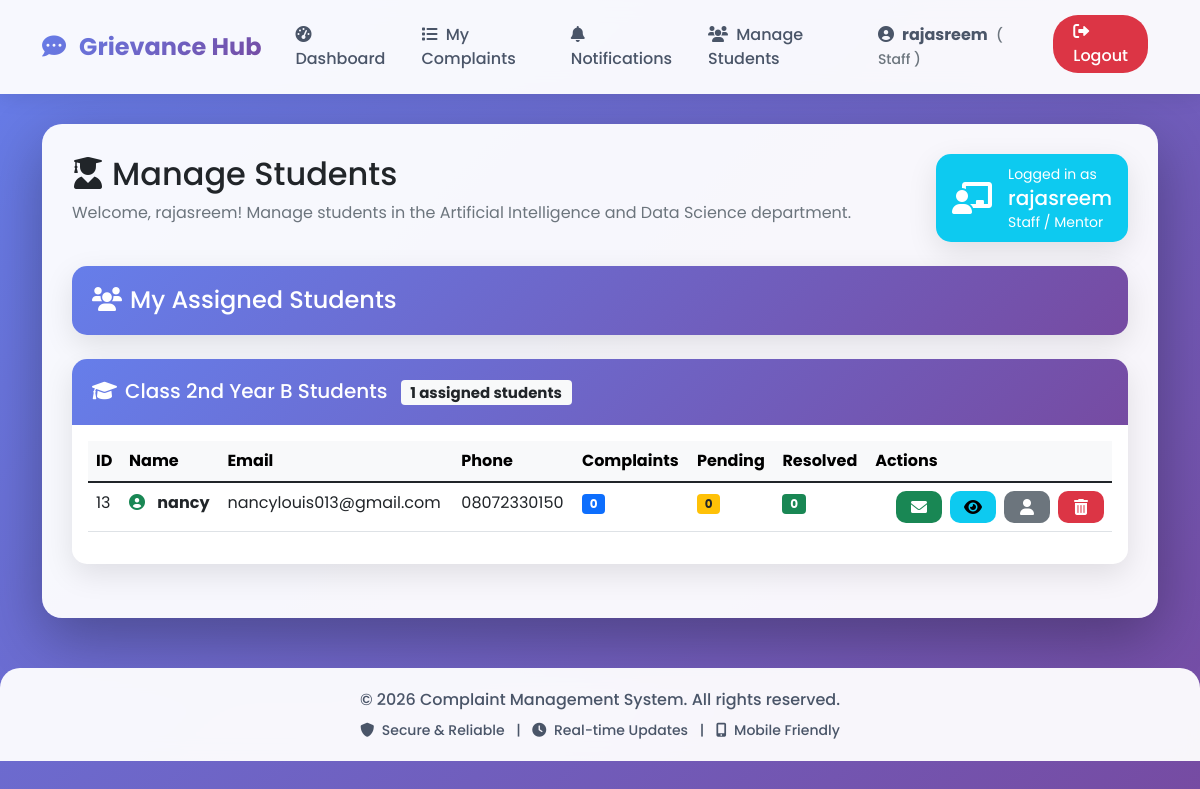
The page /mentor/students (signed in) on the database its author committed.
### models.py (models this page shows)
class User(UserMixin, db.Model):
    id = db.Column(db.Integer, primary_key=True)
    username = db.Column(db.String(80), unique=True, nullable=False)
    email = db.Column(db.String(120), unique=True, nullable=False)
    password = db.Column(db.String(200), nullable=False)
    role = db.Column(db.String(20), default='student')  # student, staff/mentor, hod, admin
    department = db.Column(db.String(100))
    year = db.Column(db.String(20))
    section = db.Column(db.String(10))
    parent_name = db.Column(db.String(100))
    parent_phone = db.Column(db.String(15))
    address = db.Column(db.Text)
    mentor_name = db.Column(db.String(100))  # For students - who is their mentor
    phone = db.Column(db.String(15))
    created_at = db.Column(db.DateTime, default=datetime.utcnow)
    complaints = db.relationship('Complaint', backref='author', lazy=True, foreign_keys='Complaint.user_id')
    assigned_complaints = db.relationship('Complaint', backref='assigned_staff', lazy=True, foreign_keys='Complaint.assigned_to')

### app.py (the view)
@app.route('/mentor/students')
@login_required
def mentor_students():
    if current_user.role != 'staff':
        abort(403)
    students = User.query.filter_by(department=current_user.department, role='student').all()
    assigned_assignments = StudentStaffAssignment.query.filter_by(
        staff_id=current_user.id,
        department=current_user.department
    ).all()
    assigned_student_ids = [assignment.student_id for assignment in assigned_assignments]
    assigned_students = [assignment.student for assignment in assigned_assignments]
    grouped_students = {}
    for student in students:
        year_section = f"{student.year} {student.section}" if student.year and student.section else "Unassigned"
        if year_section not in grouped_students:
            grouped_students[year_section] = []
        complaints = Complaint.query.filter_by(user_id=student.id).all()
        stats = calculate_complaint_stats(complaints)
        student_data = {
            'user': student,
            'total_complaints': len(complaints),
            'pending': stats['pending'],
            'resolved': stats['resolved'],
            'is_assigned': student.id in assigned_student_ids
        }
        grouped_students[year_section].append(student_data)
    grouped_assigned_students = {}
    for student in assigned_students:
        year_section = f"{student.year} {student.section}" if student.year and student.section else "Unassigned"
        if year_section not in grouped_assigned_students:
            grouped_assigned_students[year_section] = []
        complaints = Complaint.query.filter_by(user_id=student.id).all()
        stats = calculate_complaint_stats(complaints)
        student_data = {
            'user': student,
            'total_complaints': len(complaints),
            'pending': stats['pending'],
            'resolved': stats['resolved']
        }
        grouped_assigned_students[year_section].append(student_data)
    grouped_students = dict(sorted(grouped_students.items()))
    grouped_assigned_students = dict(sorted(grouped_assigned_students.items()))
    form = StaffStudentAssignmentForm(current_user.department)
    return render_template('mentor_students.html',
                         grouped_students=grouped_students,
                         grouped_assigned_students=grouped_assigned_students,
                         assigned_student_ids=assigned_student_ids,
                         form=form,
                         department=current_user.department,
                         mentor_name=current_user.username)

### templates/mentor_students.html (shortened to what this page needs)
{% extends "base.html" %}
{% block content %}
<div class="row mb-4">
    <div class="col-12">
        <div class="d-flex justify-content-between align-items-center">
            <div>
                <h2><i class="fas fa-user-graduate me-2"></i>Manage Students</h2>
                <p class="text-muted">Welcome, {{ mentor_name }}! Manage students in the {{ department }} department.</p>
            </div>
            <div class="card bg-info text-white">
                <div class="card-body py-2 px-3">
                    <div class="d-flex align-items-center">
                        <i class="fas fa-chalkboard-teacher fa-2x me-3"></i>
                        <div>
                            <small>Logged in as</small>
                            <h5 class="mb-0">{{ mentor_name }}</h5>
                            <small>Staff / Mentor</small>
                        </div>
                    </div>
                </div>
            </div>
        </div>
    </div>
</div>
{% if grouped_assigned_students %}
<div class="row mb-4">
    <div class="col-12">
        <div class="card">
            <div class="card-header bg-success text-white">
                <h4 class="mb-0"><i class="fas fa-users me-2"></i>My Assigned Students</h4>
            </div>
        </div>
    </div>
</div>
{% for year_section, students_list in grouped_assigned_students.items() %}
<div class="row mb-4">
    <div class="col-12">
        <div class="card">
            <div class="card-header bg-success text-white">
                <h5 class="mb-0">
                    <i class="fas fa-graduation-cap me-2"></i>Class {{ year_section }} Students
                    <span class="badge bg-light text-dark ms-2">{{ students_list|length }} assigned students</span>
                </h5>
            </div>
            <div class="card-body">
                <div class="table-responsive">
                    <table class="table table-hover mentor-students-table">
                        <thead class="table-light">
                            <tr>
                                <th>ID</th>
                                <th>Name</th>
                                <th>Email</th>
                                <th>Phone</th>
                                <th>Complaints</th>
                                <th>Pending</th>
                                <th>Resolved</th>
                                <th>Actions</th>
                            </tr>
                        </thead>
                        <tbody>
                            {% for student_data in students_list %}
                            <tr>
                                <td>{{ student_data.user.id }}</td>
                                <td>
                                    <i class="fas fa-user-circle me-2 text-success"></i>
                                    <strong>{{ student_data.user.username }}</strong>
                                </td>
                                <td>{{ student_data.user.email }}</td>
                                <td>{{ student_data.user.phone or 'N/A' }}</td>
                                <td>
                                    <span class="badge bg-primary">{{ student_data.total_complaints }}</span>
                                </td>
                                <td>
                                    <span class="badge bg-warning text-dark">{{ student_data.pending }}</span>
                                </td>
                                <td>
                                    <span class="badge bg-success">{{ student_data.resolved }}</span>
                                </td>
                                <td class="actions-cell">
                                    <div class="action-buttons">
                                        <a href="mailto:{{ student_data.user.email }}" class="btn btn-success" title="Email Student">
                                            <i class="fas fa-envelope"></i>
                                        </a>
                                        <a href="{{ url_for('mentor_student_complaints', student_id=student_data.user.id) }}" class="btn btn-info" title="View Complaints">
                                            <i class="fas fa-eye"></i>
                                        </a>
                                        <a href="{{ url_for('mentor_student_profile', student_id=student_data.user.id) }}" class="btn btn-secondary" title="View Profile">
                                            <i class="fas fa-user"></i>
                                        </a>
                                        <button type="button" class="btn btn-danger" data-bs-toggle="modal" data-bs-target="#deleteAssignedStudentModal{{ student_data.user.id }}" title="Delete Student">
                                            <i class="fas fa-trash-alt"></i>
                                        </button>
                                    </div>
                                </td>
                            </tr>
                            {% endfor %}
                        </tbody>
                    </table>
                </div>
            </div>
        </div>
    </div>
</div>
{% endfor %}
{% endif %}
{% endblock %}

### templates/base.html (shortened to what this page needs)
<!DOCTYPE html>
<html lang="en">
<head>
    <link href="https://cdn.jsdelivr.net/npm/bootstrap@5.1.3/dist/css/bootstrap.min.css" rel="stylesheet">
    <link rel="stylesheet" href="https://cdnjs.cloudflare.com/ajax/libs/font-awesome/6.0.0/css/all.min.css">
</head>
<body>
    <nav class="navbar navbar-expand-lg navbar-light">
        <div class="container">
            <a class="navbar-brand" href="{{ url_for('index') }}">
                <i class="fas fa-comment-dots me-2"></i>
                Grievance Hub
            </a>
            <div class="collapse navbar-collapse" id="navbarNav">
                <ul class="navbar-nav ms-auto">
                    {% if current_user.is_authenticated %}
                        <li class="nav-item">
                            {% if is_super_admin(current_user) %}
                                <a class="nav-link" href="{{ url_for('super_admin_dashboard') }}">
                                    <i class="fas fa-tachometer-alt me-1"></i> Dashboard
                                </a>
                            {% elif is_department_admin(current_user) %}
                                <a class="nav-link" href="{{ url_for('hod_dashboard') }}">
                                    <i class="fas fa-tachometer-alt me-1"></i> Dashboard
                                </a>
                            {% elif current_user.role == 'staff' %}
                                <a class="nav-link" href="{{ url_for('staff_dashboard') }}">
                                    <i class="fas fa-tachometer-alt me-1"></i> Dashboard
                                </a>
                            {% else %}
                                <a class="nav-link" href="{{ url_for('dashboard') }}">
                                    <i class="fas fa-tachometer-alt me-1"></i> Dashboard
                                </a>
                            {% endif %}
                        </li>
                        <li class="nav-item">
                            <a class="nav-link" href="{{ url_for('view_complaints') }}">
                                <i class="fas fa-list me-1"></i> My Complaints
                            </a>
                        </li>
                        <li class="nav-item position-relative">
                            <a class="nav-link" href="{{ url_for('view_notifications') }}">
                                <i class="fas fa-bell me-1"></i> Notifications
                                {% set unread = current_user.notifications|selectattr('is_read', 'equalto', false)|list|length %}
                            </a>
                        </li>
                        {% if current_user.role == 'staff' %}
                            <li class="nav-item">
                                <a class="nav-link" href="{{ url_for('mentor_students') }}">
                                    <i class="fas fa-users me-1"></i> Manage Students
                                </a>
                            </li>
                        {% endif %}
                        <li class="nav-item me-2">
                            <span class="nav-link">
                                <i class="fas fa-user-circle me-1"></i>
                                <strong>{{ current_user.username }}</strong>
                                <small class="text-muted ms-1">
                                    ({% if is_super_admin(current_user) %}
                                        Super Admin
                                    {% elif is_department_admin(current_user) %}
                                        HOD
                                    {% elif current_user.role == 'staff' %}
                                        Staff
                                    {% else %}
                                        Student
                                    {% endif %})
                                </small>
                            </span>
                        </li>
                        <li class="nav-item">
                            <a class="nav-link logout-btn" href="{{ url_for('logout') }}"
                               onclick="return confirm('Are you sure you want to logout?')">
                                <i class="fas fa-sign-out-alt"></i> Logout
                            </a>
                        </li>
                    {% endif %}
                </ul>
            </div>
        </div>
    </nav>
    <div class="container">
        <div class="main-content">
            {% block content %}{% endblock %}
        </div>
    </div>
    <footer class="footer">
        <div class="container">
            <p class="mb-0">&copy; 2026 Complaint Management System. All rights reserved.</p>
            <p class="mb-0 mt-2 small">
                <i class="fas fa-shield-alt me-1"></i> Secure & Reliable
                <span class="mx-2">|</span>
                <i class="fas fa-clock me-1"></i> Real-time Updates
                <span class="mx-2">|</span>
                <i class="fas fa-mobile-alt me-1"></i> Mobile Friendly
            </p>
        </div>
    </footer>
</body>
</html>

### rows shown on the page
User: username "rajasreem", department "Artificial Intelligence and Data Science"
User: user.id "13", user.username "nancy", user.email "nancylouis013@gmail.com", user "08072330150"

### other values the page prints
{{ year_section }} "2nd Year B"
{{ students_list|length }} "1"
{{ student_data.total_complaints }} "0"
{{ student_data.pending }} "0"
{{ student_data.resolved }} "0"
